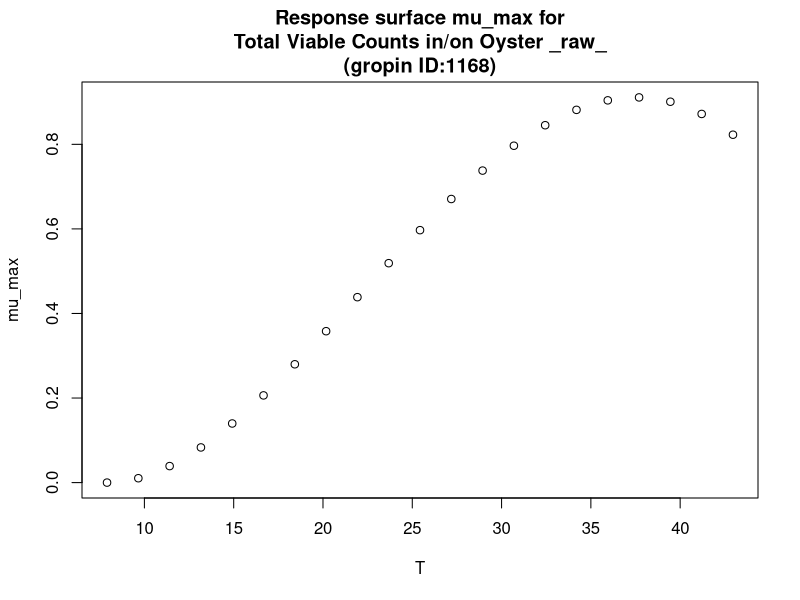

This figure's R source:
#############################
# start of Parameter script
#############################
T <- seq(7.9079,42.957042957043,length.out=21)
#############################
# end of Parameter script
#############################
############################# 
# start of Model script Gropin ID 1168 
#############################
 
# constant coefficients for this model
 
variables <- data.frame(T)
argumentsPar <- expand.grid(variables)
 
# heart of the model
response_surface <- function(T) {
   mumax <-(0.911*(T-53.69)*((T-7.90)^2))/(((37.56-7.90)*(T-37.56)-(37.56-53.69)*(37.56+7.90-2*T))*(37.56-7.90))

return(mumax=mumax)
} 

# output parameters
mumax <- cbind(argumentsPar,response_surface(argumentsPar['T']))
colnames(mumax) <- c(colnames(argumentsPar),'mumax')
#############################
# End of Model script
#############################
############################# 
# start of Visualisation script Gropin ID 1168 
#############################
plot(T,mumax$mumax,
                          xlab='T',
                          ylab='mu_max',main='Response surface mu_max for
Total Viable Counts in/on Oyster _raw_
(gropin ID:1168)')
#############################
# End of Visualisation script
#############################
